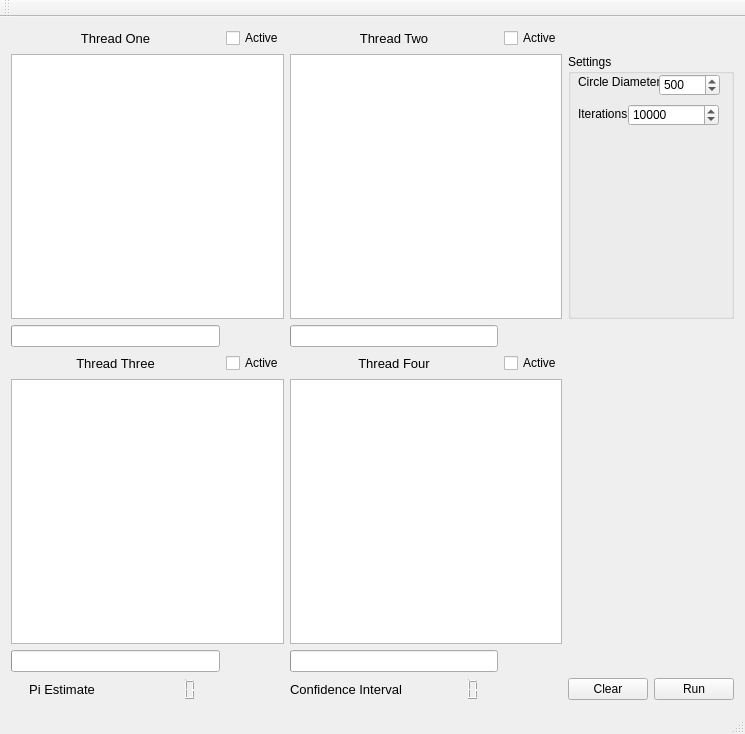
<?xml version="1.0" encoding="UTF-8"?>
<ui version="4.0">
 <class>MainWindow</class>
 <widget class="QMainWindow" name="MainWindow">
  <property name="geometry">
   <rect>
    <x>0</x>
    <y>0</y>
    <width>745</width>
    <height>734</height>
   </rect>
  </property>
  <property name="windowTitle">
   <string>Monte Carlo Simulation - Estimating Pi</string>
  </property>
  <widget class="QWidget" name="centralWidget">
   <layout class="QGridLayout" name="gridLayout_4">
    <item row="0" column="0">
     <layout class="QGridLayout" name="gridLayout">
      <item row="8" column="5">
       <widget class="QPushButton" name="runButton">
        <property name="text">
         <string>Run</string>
        </property>
       </widget>
      </item>
      <item row="3" column="2">
       <widget class="QLabel" name="label_4">
        <property name="font">
         <font>
          <pointsize>10</pointsize>
         </font>
        </property>
        <property name="text">
         <string>Thread Four</string>
        </property>
        <property name="alignment">
         <set>Qt::AlignCenter</set>
        </property>
       </widget>
      </item>
      <item row="6" column="2">
       <widget class="QProgressBar" name="simBar4">
        <property name="value">
         <number>0</number>
        </property>
        <property name="format">
         <string/>
        </property>
       </widget>
      </item>
      <item row="3" column="0">
       <widget class="QLabel" name="label_3">
        <property name="font">
         <font>
          <pointsize>10</pointsize>
         </font>
        </property>
        <property name="text">
         <string>Thread Three</string>
        </property>
        <property name="alignment">
         <set>Qt::AlignCenter</set>
        </property>
       </widget>
      </item>
      <item row="8" column="0">
       <layout class="QGridLayout" name="gridLayout_2">
        <item row="0" column="0">
         <widget class="QLabel" name="label_5">
          <property name="font">
           <font>
            <pointsize>10</pointsize>
           </font>
          </property>
          <property name="text">
           <string>Pi Estimate</string>
          </property>
          <property name="alignment">
           <set>Qt::AlignCenter</set>
          </property>
         </widget>
        </item>
        <item row="0" column="1">
         <widget class="QLCDNumber" name="estimateLCD">
          <property name="font">
           <font>
            <pointsize>8</pointsize>
           </font>
          </property>
          <property name="autoFillBackground">
           <bool>false</bool>
          </property>
          <property name="lineWidth">
           <number>0</number>
          </property>
          <property name="midLineWidth">
           <number>0</number>
          </property>
         </widget>
        </item>
       </layout>
      </item>
      <item row="0" column="0">
       <widget class="QLabel" name="label">
        <property name="font">
         <font>
          <pointsize>10</pointsize>
         </font>
        </property>
        <property name="text">
         <string>Thread One</string>
        </property>
        <property name="alignment">
         <set>Qt::AlignCenter</set>
        </property>
       </widget>
      </item>
      <item row="2" column="0">
       <widget class="QProgressBar" name="simBar1">
        <property name="value">
         <number>0</number>
        </property>
        <property name="format">
         <string/>
        </property>
       </widget>
      </item>
      <item row="6" column="0">
       <widget class="QProgressBar" name="simBar3">
        <property name="value">
         <number>0</number>
        </property>
        <property name="format">
         <string/>
        </property>
       </widget>
      </item>
      <item row="8" column="4">
       <widget class="QPushButton" name="analyzeButton">
        <property name="text">
         <string>Clear</string>
        </property>
       </widget>
      </item>
      <item row="2" column="2">
       <widget class="QProgressBar" name="simBar2">
        <property name="value">
         <number>0</number>
        </property>
        <property name="format">
         <string/>
        </property>
       </widget>
      </item>
      <item row="0" column="2">
       <widget class="QLabel" name="label_2">
        <property name="font">
         <font>
          <pointsize>10</pointsize>
         </font>
        </property>
        <property name="text">
         <string>Thread Two</string>
        </property>
        <property name="alignment">
         <set>Qt::AlignCenter</set>
        </property>
       </widget>
      </item>
      <item row="8" column="2">
       <layout class="QGridLayout" name="gridLayout_3">
        <item row="1" column="1">
         <widget class="QLCDNumber" name="accuracyLCD">
          <property name="font">
           <font>
            <pointsize>8</pointsize>
           </font>
          </property>
          <property name="autoFillBackground">
           <bool>false</bool>
          </property>
          <property name="lineWidth">
           <number>0</number>
          </property>
          <property name="midLineWidth">
           <number>0</number>
          </property>
         </widget>
        </item>
        <item row="1" column="0">
         <widget class="QLabel" name="label_6">
          <property name="font">
           <font>
            <pointsize>10</pointsize>
           </font>
          </property>
          <property name="text">
           <string>Confidence Interval</string>
          </property>
          <property name="alignment">
           <set>Qt::AlignCenter</set>
          </property>
         </widget>
        </item>
       </layout>
      </item>
      <item row="1" column="4" colspan="2">
       <widget class="QGroupBox" name="groupBox">
        <property name="title">
         <string>Settings</string>
        </property>
        <widget class="QSpinBox" name="setDiameter">
         <property name="geometry">
          <rect>
           <x>91</x>
           <y>20</y>
           <width>61</width>
           <height>22</height>
          </rect>
         </property>
         <property name="maximum">
          <number>2000</number>
         </property>
         <property name="singleStep">
          <number>10</number>
         </property>
         <property name="value">
          <number>500</number>
         </property>
        </widget>
        <widget class="QLabel" name="label_7">
         <property name="geometry">
          <rect>
           <x>10</x>
           <y>20</y>
           <width>81</width>
           <height>16</height>
          </rect>
         </property>
         <property name="text">
          <string>Circle Diameter</string>
         </property>
        </widget>
        <widget class="QSpinBox" name="setIts">
         <property name="geometry">
          <rect>
           <x>60</x>
           <y>50</y>
           <width>91</width>
           <height>22</height>
          </rect>
         </property>
         <property name="maximum">
          <number>1000000</number>
         </property>
         <property name="singleStep">
          <number>1000</number>
         </property>
         <property name="value">
          <number>10000</number>
         </property>
        </widget>
        <widget class="QLabel" name="label_8">
         <property name="geometry">
          <rect>
           <x>10</x>
           <y>50</y>
           <width>61</width>
           <height>20</height>
          </rect>
         </property>
         <property name="text">
          <string>Iterations</string>
         </property>
        </widget>
       </widget>
      </item>
      <item row="0" column="1">
       <widget class="QCheckBox" name="activeThread1">
        <property name="text">
         <string>Active</string>
        </property>
       </widget>
      </item>
      <item row="0" column="3">
       <widget class="QCheckBox" name="activeThread2">
        <property name="text">
         <string>Active</string>
        </property>
       </widget>
      </item>
      <item row="1" column="0" colspan="2">
       <widget class="QGraphicsView" name="simView1">
        <property name="cacheMode">
         <set>QGraphicsView::CacheBackground</set>
        </property>
        <property name="resizeAnchor">
         <enum>QGraphicsView::AnchorViewCenter</enum>
        </property>
        <property name="viewportUpdateMode">
         <enum>QGraphicsView::BoundingRectViewportUpdate</enum>
        </property>
       </widget>
      </item>
      <item row="1" column="2" colspan="2">
       <widget class="QGraphicsView" name="simView2">
        <property name="transformationAnchor">
         <enum>QGraphicsView::NoAnchor</enum>
        </property>
        <property name="viewportUpdateMode">
         <enum>QGraphicsView::BoundingRectViewportUpdate</enum>
        </property>
       </widget>
      </item>
      <item row="3" column="1">
       <widget class="QCheckBox" name="activeThread3">
        <property name="text">
         <string>Active</string>
        </property>
       </widget>
      </item>
      <item row="3" column="3">
       <widget class="QCheckBox" name="activeThread4">
        <property name="text">
         <string>Active</string>
        </property>
       </widget>
      </item>
      <item row="4" column="0" colspan="2">
       <widget class="QGraphicsView" name="simView3">
        <property name="resizeAnchor">
         <enum>QGraphicsView::AnchorViewCenter</enum>
        </property>
        <property name="viewportUpdateMode">
         <enum>QGraphicsView::BoundingRectViewportUpdate</enum>
        </property>
       </widget>
      </item>
      <item row="4" column="2" colspan="2">
       <widget class="QGraphicsView" name="simView4">
        <property name="viewportUpdateMode">
         <enum>QGraphicsView::BoundingRectViewportUpdate</enum>
        </property>
       </widget>
      </item>
     </layout>
    </item>
   </layout>
  </widget>
  <widget class="QMenuBar" name="menuBar">
   <property name="geometry">
    <rect>
     <x>0</x>
     <y>0</y>
     <width>745</width>
     <height>21</height>
    </rect>
   </property>
  </widget>
  <widget class="QToolBar" name="mainToolBar">
   <attribute name="toolBarArea">
    <enum>TopToolBarArea</enum>
   </attribute>
   <attribute name="toolBarBreak">
    <bool>false</bool>
   </attribute>
  </widget>
  <widget class="QStatusBar" name="statusBar"/>
 </widget>
 <layoutdefault spacing="6" margin="11"/>
 <resources/>
 <connections/>
</ui>
